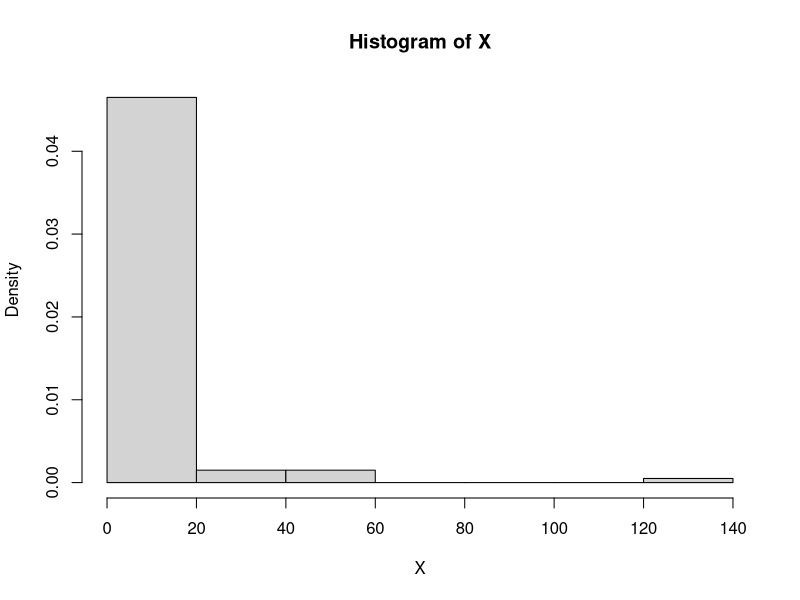
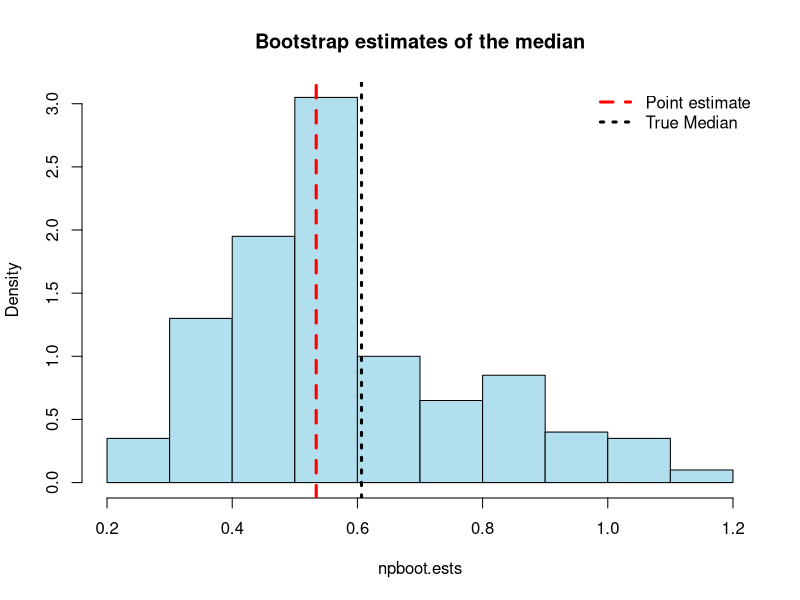

Generate these figures, in order, with R:
N <- 100
Mu <- -0.5
Sigma <- 2
true.Median <- exp(Mu)
#####
X <- rlnorm(n = N, meanlog = Mu, sdlog = Sigma)

### Assignment: assess the normal approximation
  
###

hist(X, probability = TRUE)
m.hat <- median(X)

Nboot <- 200
npboot.ests <- rep(NA, Nboot)

for(i in 1:Nboot){
  Xrep <- sample(X, size = N, replace = TRUE)
  npboot.ests[i] <- median(Xrep)
}

hist(npboot.ests, probability = TRUE, col ='lightblue2',
     main = "Bootstrap estimates of the median")
abline(v = m.hat, lwd = 3, lty = 2, col = "red")
abline(v = true.Median, lwd = 3, lty = 3)
legend(x = "topright",
       legend = c("Point estimate", "True Median"),
       col = c("red", "black"), lwd = 3,
       lty = c(2, 3), bty = 'n')





